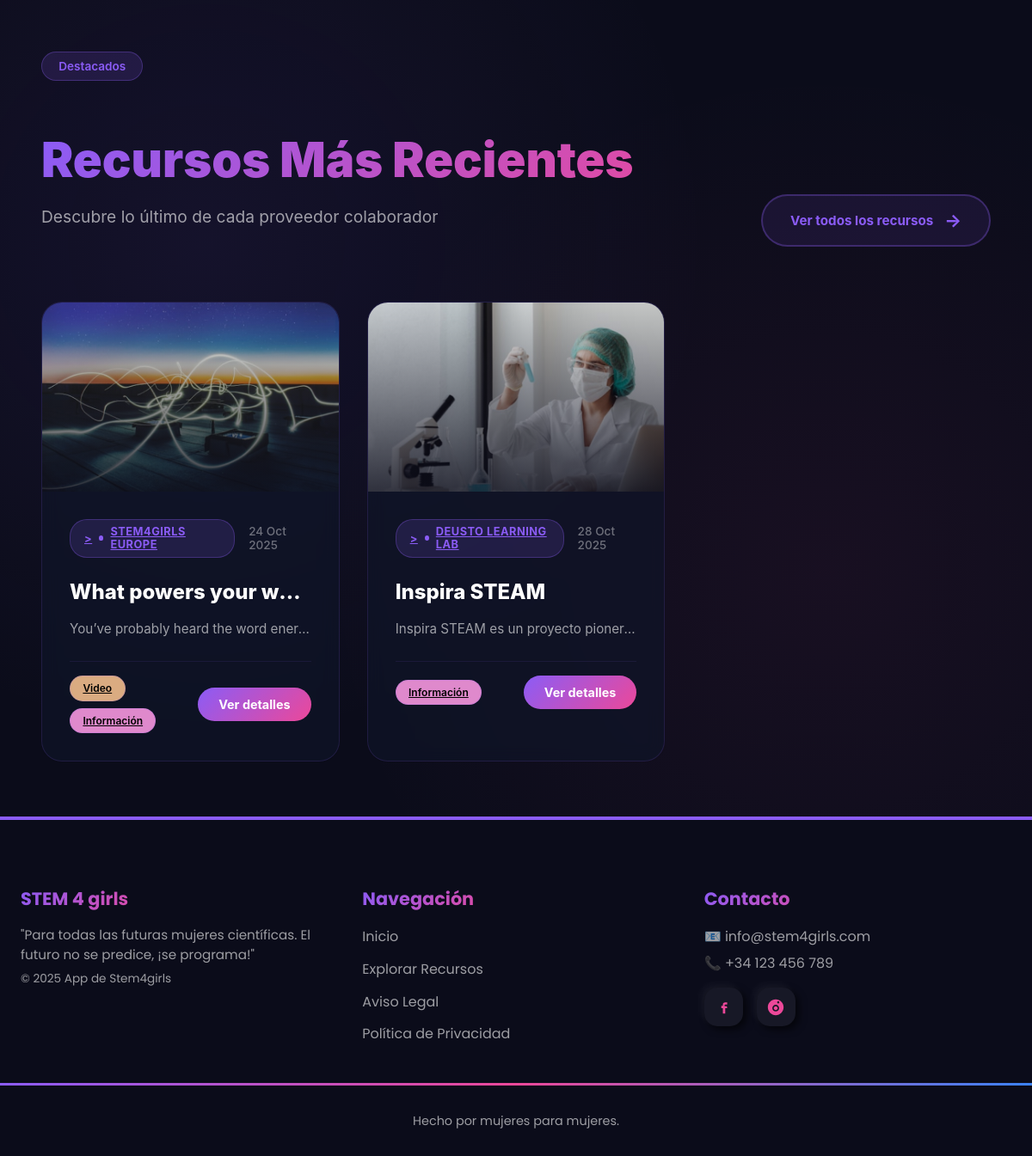
The app's page / (lower part), older data.
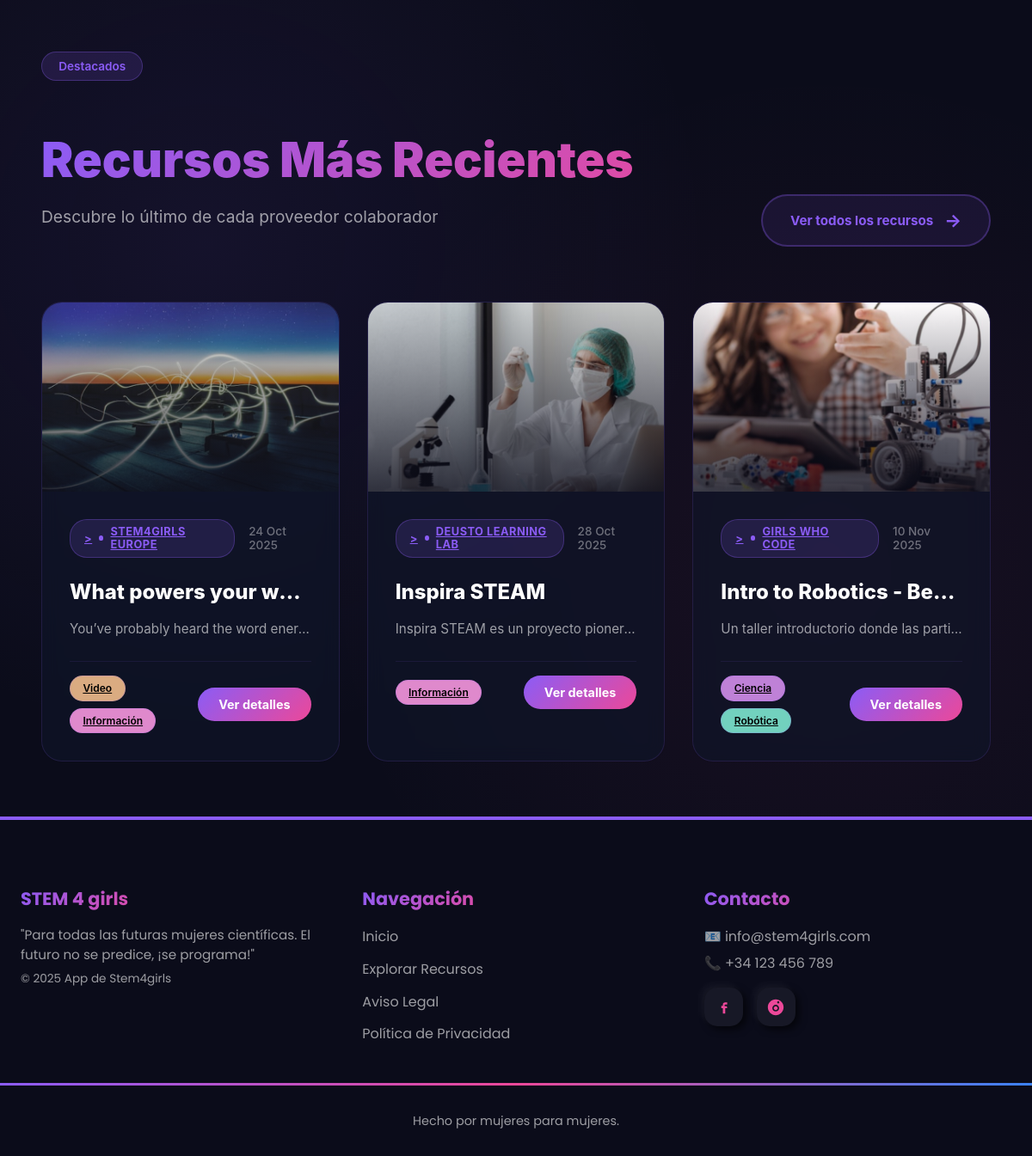
The same page, newer data.
### appstem4girls/models.py (models this page shows, shortened)
class Recurso(models.Model):
    titulo = models.CharField(max_length=200)
    descripcion = models.TextField()
    fecha_publicacion = models.DateField(auto_now_add=True)
    enlace = models.URLField(blank=True)
    proveedor = models.ForeignKey(Proveedor, on_delete=models.CASCADE, related_name='recursos')
    tags = models.ManyToManyField(Tag, related_name='recursos')
    imagen = models.ImageField(upload_to='images',blank=True,null=True,verbose_name='Image')

class Proveedor(models.Model):
    nombre = models.CharField(max_length=100)
    descripcion = models.TextField()
    ciudad = models.CharField(max_length=150, blank=True)
    direccion = models.CharField(max_length=200, blank=True)
    telefono = models.CharField(max_length=20, blank=True)
    email = models.EmailField(blank=True)
    web = models.URLField(blank=True, null=True)

class Tag(models.Model):
    nombre = models.CharField(max_length=50)
    descripcion = models.TextField(blank=True)
    color_class = models.CharField(max_length=20, default='blue')

### appstem4girls/views.py (the view)
# urls.py: path('', views.index, name='index'),
def index(request):
    proveedores = Proveedor.objects.all()
    recursos_destacados = []
    for proveedor in proveedores:
        recurso = proveedor.recursos.order_by('-fecha_publicacion').first()
        if recurso:
            recursos_destacados.append(recurso)
    context = {
        'recursos_destacados': recursos_destacados,
    }
    return render(request, 'index.html', context)

### appstem4girls/templates/index.html (shortened to what this page needs)
{% extends "base.html" %}
{% load static%}
{% load i18n %}
{% block extra_css %}
<link rel="stylesheet" href="{% static 'css/index.css' %}">
{% endblock %}
{% block contenido %}
<div class="particles-container" id="particles">
	<section class="featured-resources" id="recursos">
    <div class="featured-container">
        <div class="featured-header">
            <div class="featured-header-content">
                <span class="featured-badge">{% trans "Destacados" %}</span>
                <h2 class="featured-title">{% trans "Recursos Más Recientes" %}</h2>
                <p class="featured-subtitle">{% trans "Descubre lo último de cada proveedor colaborador" %}</p>
            </div>
            <a href="{% url 'lista_recursos' %}" class="featured-view-all">
                <span>{% trans "Ver todos los recursos" %}</span>
                <span class="arrow">→</span>
            </a>
        </div>
        {% if recursos_destacados %}
        <div class="featured-grid">
            {% for recurso in recursos_destacados %}
            <article class="featured-card">
                <div class="card-image">
                     <img src="{% static recurso.imagen.url %}" alt="{{ recurso.titulo|escape }}" class="recurso_img">
                    <div class="card-overlay"></div>
                </div>
                <div class="card-content">
                    <div class="card-header">
                        <a href="{% url 'detalle_proveedor' recurso.proveedor.id %}" class="card-provider">>
                            <span class="provider-dot"></span>
                            {{ recurso.proveedor.nombre }}
                        </a>
                        <div class="card-date">
                            {{ recurso.fecha_publicacion|date:"d M Y" }}
                        </div>
                    </div>
                    <div class="card-body">
                        <h3 class="card-title">{{ recurso.titulo }}</h3>
                        <p class="card-description">
                            {% if recurso.descripcion|length > 100 %}
                                {{ recurso.descripcion|slice:":100" }}...
                            {% else %}
                                {{ recurso.descripcion }}
                            {% endif %}
                        </p>
                    </div>
                    <div class="card-footer">
                        {% if recurso.tags.all %}
                        <div class="card-tags">
                            {% for tag in recurso.tags.all|slice:":3" %}
                            <a href="{% url 'detalle_tag' tag.id %}" class="card-tag {{ tag.color_class }}">{{ tag.nombre }}</a>
                            {% endfor %}
                        </div>
                        {% endif %}
                        <a href="{% url 'detalle_recurso' recurso.id %}" class="card-link">
                            {% trans "Ver detalles" %}
                        </a>
                    </div>
                </div>
            </article>
            {% endfor %}
        </div>
        {% else %}
        <div class="no-resources">
            <div class="no-resources-icon">📚</div>
            <p>{% trans "No hay recursos disponibles en este momento" %}</p>
            <a href="{% url 'lista_recursos' %}" class="btn-explore">{% trans "Explorar recursos" %}</a>
        </div>
        {% endif %}
    </div>
</section>
</div>
{% endblock %}

Row changes from the older to the newer data that the page shows:
added Recurso: imagen (picture), proveedor.nombre "GIRLS WHO CODE", fecha_publicacion "10 Nov 2025", titulo "Intro to Robotics - Be…", descripcion "Un taller introductorio donde las parti…"
now on this page (row unchanged): Tag: nombre "Ciencia", shown under "GIRLS WHO CODE"
now on this page (row edited): Tag: nombre "Robótica", shown under "GIRLS WHO CODE"
